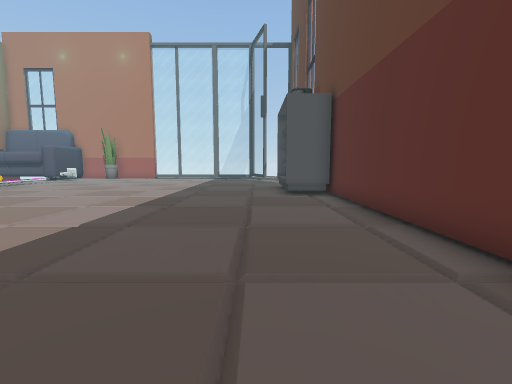
View 1 (above)

20 first-person views from a walk through a scene from a Unity 3-D project. The camera is 1.2 m above the floor, tilts 6° down and sees 90° across. The floor is counted in squares, 1 m on a side. Each view is taken from the middle of a square. On the plan, view 1 faces up. The plan holds only what a view shows up to about 12 squares ahead; the rest is blank. The place goes on beyond the plan. The player character is not drawn. Some animated figures are not drawn. Some surface patterns are stand-ins.

View 2
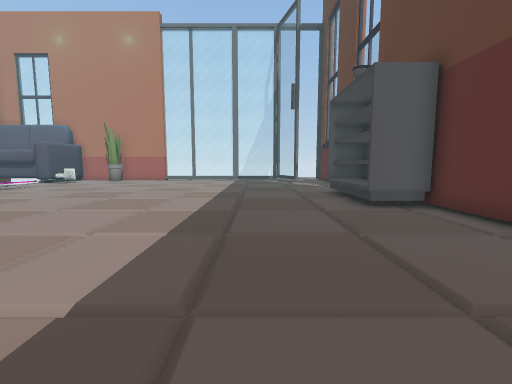

View 3
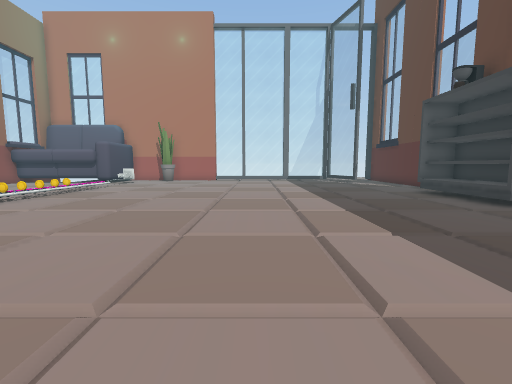

View 4
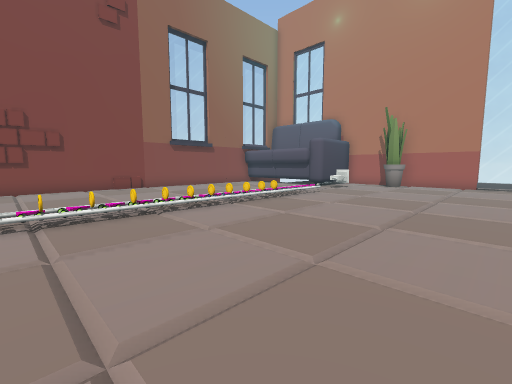

View 5
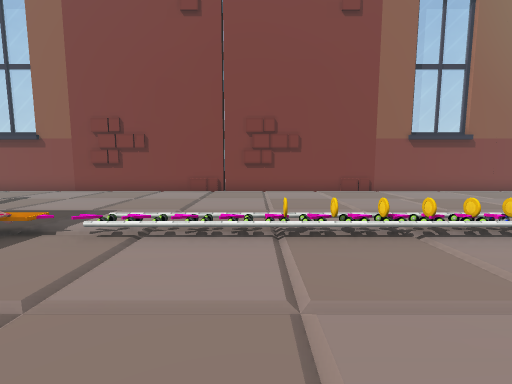

View 6
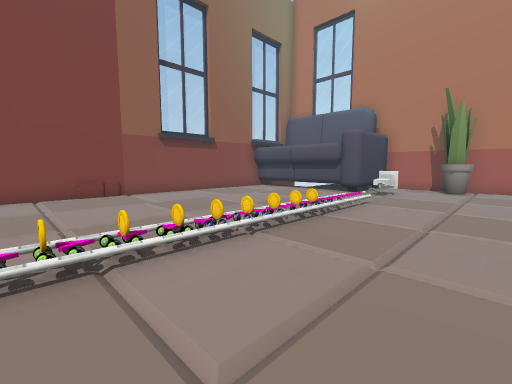

View 7
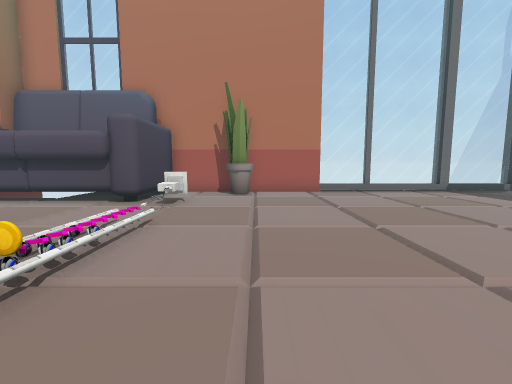

View 8
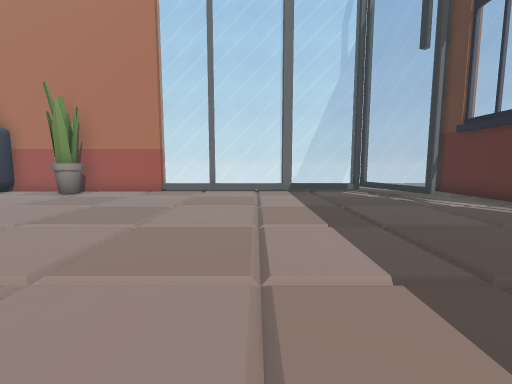

View 9
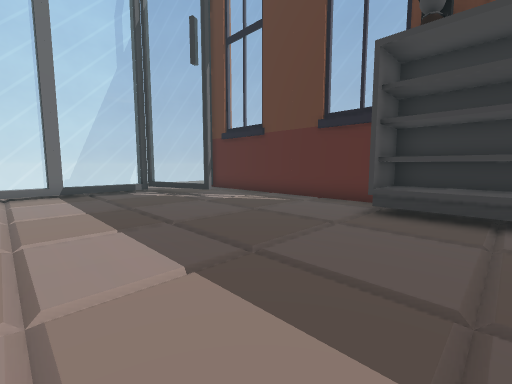

View 10
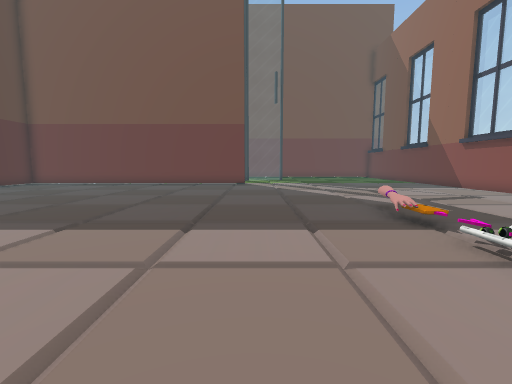

View 11
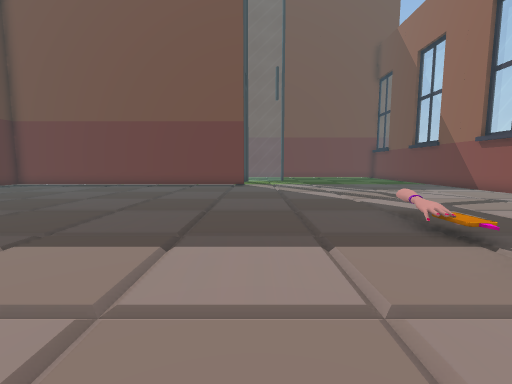

View 12
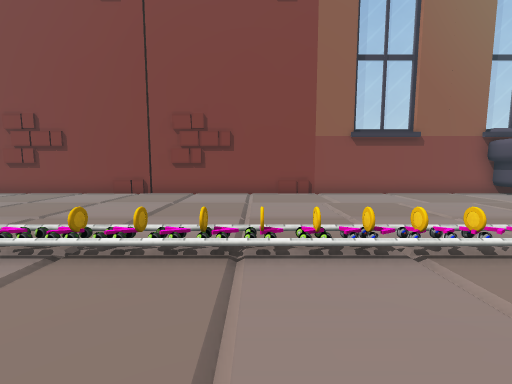

View 13
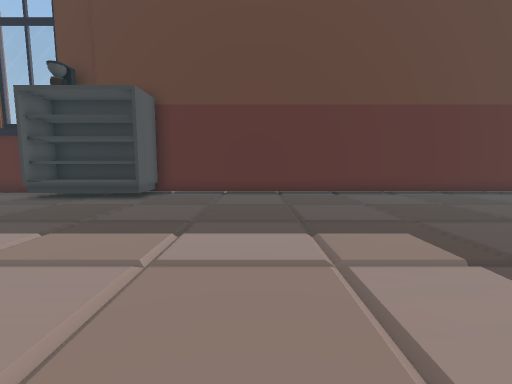

View 14
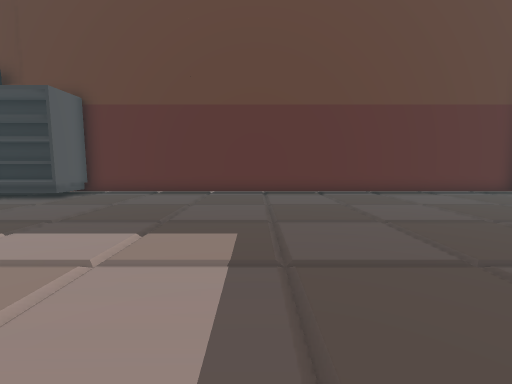

View 15
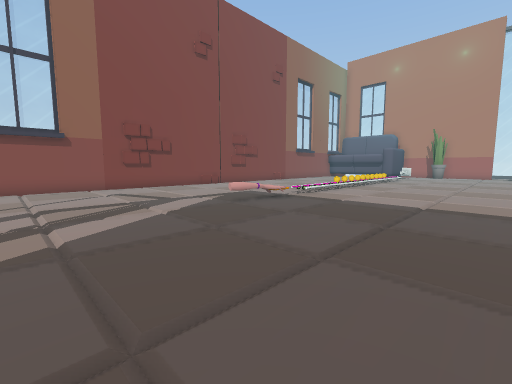

View 16
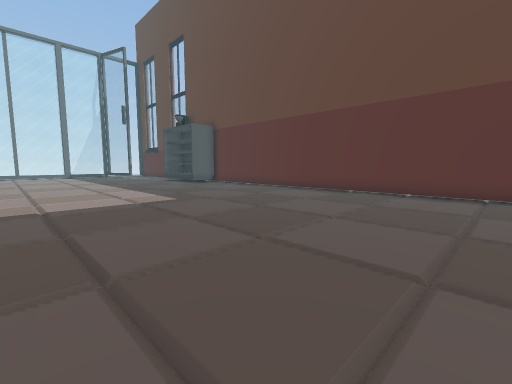

View 17
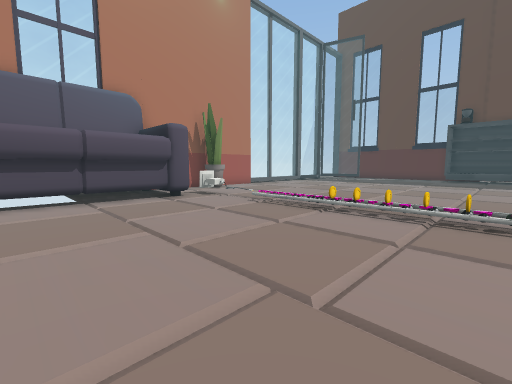

View 18
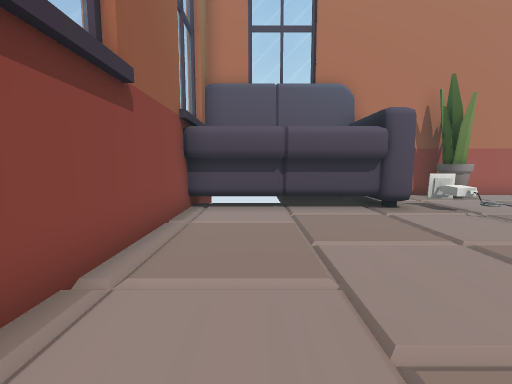

View 19
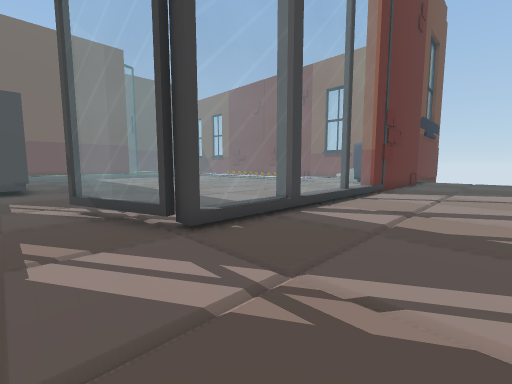

View 20
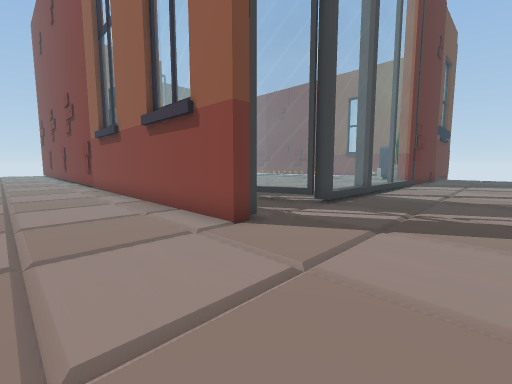

### Floor plan
Key: @ floor where view 1 was taken; # wall or solid block; . floor; = window, fence, low wall or low ledge; C cabinet; P plant; O other object.
Columns run from 22 left of view 1 to 7 right of it. Each row starts with its distance up from view 1.
 28         ......................
 27         ......................
 26          .....................
 25           ....................
 24            ##=========#.......
 23 OOO   #######.........=..#....
 22      O#..P............=..#....
 21 O    O#...............==.#....
 20 OOOOOO#OO................#....
 19 #......O.................#....
 18 #........................#....
 17 #........................#....
 16 #......OO................#....
 15 #......OO................#....
 14 #......OO..............CC#....
 13 #......OO..............CC# ...
 12 #......OOO.............CC#  ..
 11 #......OO..............CC#
 10 #.......O...............C#.
  9 #......OOO...............#.
  8 #......OO................#.
  7 #.......O................#.
  6 #.......O................#.
  5 #.......O................#.
  4 #......OO................#.
  3 #........................#.
  2 #........................#.
  1 #......O.................#.
  0 #.....................@..#.
 -1 #........................#.
 -2 #........................#.
 -3 #........................#.
 -4 #........................#.
 -5 #........................#.

Positions as (right, up) in squares from view 1, and headings:
1: (0, 0), facing up
2: (-2, 3), facing up
3: (-6, 3), facing up
4: (-8, 7), facing up-left
5: (-10, 7), facing left
6: (-11, 9), facing up-left
7: (-12, 12), facing up
8: (-5, 12), facing up
9: (-5, 12), facing up-right
10: (-11, 8), facing down
11: (-11, 7), facing down
12: (-11, 10), facing left
13: (-8, 6), facing right
14: (-8, 3), facing right
15: (-8, -5), facing up-left
16: (-8, -5), facing up-right
17: (-21, 11), facing up-right
18: (-20, 13), facing up
19: (2, 28), facing down-left
20: (7, 28), facing down-left
